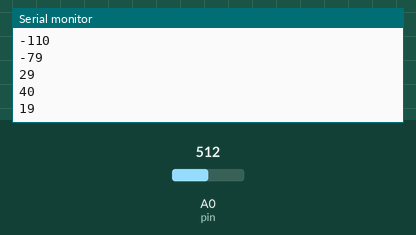
Recording of a sketch running on a simulated Arduino Uno, built with avr-gcc and run on an emulated ATmega328P. On the bench: the last lines printed to the serial monitor. Inputs (shaded band) come from the test bench; at power-on: A0 (pin) = 512.

Above: at 1.2 s.
1.3 s: A0 (pin) set to 716
At 1.31 s:
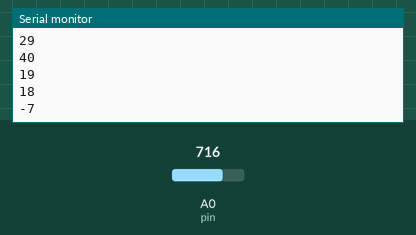
2.8 s: A0 (pin) set to 900
At 2.82 s:
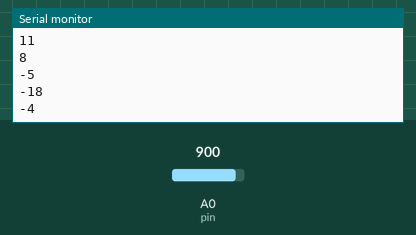
Timing chart, 0 to 5.8 s (numbered marks = the images above; inputs shaded):
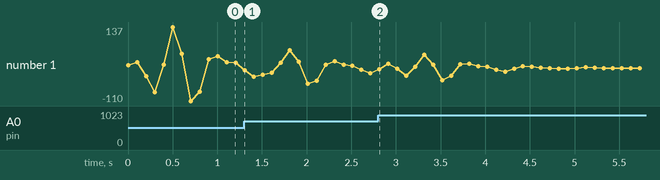

Measured:
- after the input at 1.3 s, the serial monitor: prints a new line at once (image 1)
- plotted number 1: 18 → -18 after the input at 1.3 s

The sketch:

IEEE_EMG_Sample_Code.ino
```cpp
#define pin A0
int val = 0;

void setup() {

  Serial.begin(9600);
  pinMode(pin, INPUT);

}

void loop() {
  // put your main code here, to run repeatedly:

  int newVal = 0;

  val = analogRead(A0);
  val = EMGFilter(val);

  //newVal = map(val, 0, 400, 0, 1);

  Serial.println(val);
  delay(100);

}

float EMGFilter(float input)
{
  float output = input;
  {
    static float z1, z2; // filter section state
    float x = output - 0.05159732*z1 - 0.36347401*z2;
    output = 0.01856301*x + 0.03712602*z1 + 0.01856301*z2;
    z2 = z1;
    z1 = x;
  }
  {
    static float z1, z2; // filter section state
    float x = output - -0.53945795*z1 - 0.39764934*z2;
    output = 1.00000000*x + -2.00000000*z1 + 1.00000000*z2;
    z2 = z1;
    z1 = x;
  }
  {
    static float z1, z2; // filter section state
    float x = output - 0.47319594*z1 - 0.70744137*z2;
    output = 1.00000000*x + 2.00000000*z1 + 1.00000000*z2;
    z2 = z1;
    z1 = x;
  }
  {
    static float z1, z2; // filter section state
    float x = output - -1.00211112*z1 - 0.74520226*z2;
    output = 1.00000000*x + -2.00000000*z1 + 1.00000000*z2;
    z2 = z1;
    z1 = x;
  }
  return output;
}
```
